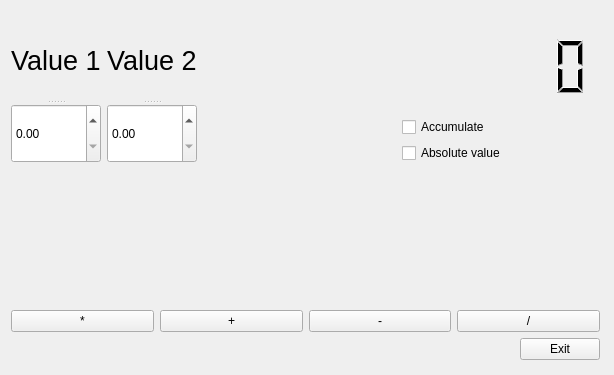
<?xml version="1.0" encoding="UTF-8"?>
<ui version="4.0">
 <class>MainWindow</class>
 <widget class="QMainWindow" name="MainWindow">
  <property name="geometry">
   <rect>
    <x>0</x>
    <y>0</y>
    <width>614</width>
    <height>375</height>
   </rect>
  </property>
  <property name="sizePolicy">
   <sizepolicy hsizetype="Fixed" vsizetype="Fixed">
    <horstretch>0</horstretch>
    <verstretch>0</verstretch>
   </sizepolicy>
  </property>
  <property name="windowTitle">
   <string>MainWindow</string>
  </property>
  <widget class="QWidget" name="centralWidget">
   <widget class="QWidget" name="">
    <property name="geometry">
     <rect>
      <x>0</x>
      <y>10</y>
      <width>611</width>
      <height>361</height>
     </rect>
    </property>
    <layout class="QVBoxLayout" name="verticalLayout_3">
     <item>
      <layout class="QVBoxLayout" name="verticalLayout_2">
       <item>
        <layout class="QHBoxLayout" name="horizontalLayout_2">
         <item>
          <layout class="QHBoxLayout" name="horizontalLayout">
           <item>
            <widget class="QSplitter" name="splitter">
             <property name="orientation">
              <enum>Qt::Vertical</enum>
             </property>
             <widget class="QLabel" name="label">
              <property name="font">
               <font>
                <pointsize>20</pointsize>
               </font>
              </property>
              <property name="text">
               <string>Value 1</string>
              </property>
              <property name="textFormat">
               <enum>Qt::AutoText</enum>
              </property>
              <property name="scaledContents">
               <bool>false</bool>
              </property>
             </widget>
             <widget class="QDoubleSpinBox" name="doubleSpinBox">
              <property name="maximum">
               <double>99.000000000000000</double>
              </property>
             </widget>
            </widget>
           </item>
           <item>
            <widget class="QSplitter" name="splitter_2">
             <property name="orientation">
              <enum>Qt::Vertical</enum>
             </property>
             <widget class="QLabel" name="label_2">
              <property name="font">
               <font>
                <pointsize>20</pointsize>
               </font>
              </property>
              <property name="text">
               <string>Value 2</string>
              </property>
              <property name="textFormat">
               <enum>Qt::AutoText</enum>
              </property>
              <property name="scaledContents">
               <bool>false</bool>
              </property>
             </widget>
             <widget class="QDoubleSpinBox" name="doubleSpinBox_2">
              <property name="maximum">
               <double>99.000000000000000</double>
              </property>
             </widget>
            </widget>
           </item>
          </layout>
         </item>
         <item>
          <spacer name="horizontalSpacer">
           <property name="orientation">
            <enum>Qt::Horizontal</enum>
           </property>
           <property name="sizeHint" stdset="0">
            <size>
             <width>40</width>
             <height>20</height>
            </size>
           </property>
          </spacer>
         </item>
         <item>
          <layout class="QVBoxLayout" name="verticalLayout">
           <item>
            <widget class="CustomLCD" name="lcdNumber">
             <property name="sizePolicy">
              <sizepolicy hsizetype="Expanding" vsizetype="Expanding">
               <horstretch>0</horstretch>
               <verstretch>0</verstretch>
              </sizepolicy>
             </property>
             <property name="midLineWidth">
              <number>-1</number>
             </property>
             <property name="smallDecimalPoint">
              <bool>true</bool>
             </property>
            </widget>
           </item>
           <item>
            <widget class="QCheckBox" name="checkBox_2">
             <property name="text">
              <string>Accumulate</string>
             </property>
            </widget>
           </item>
           <item>
            <widget class="QCheckBox" name="checkBox">
             <property name="text">
              <string>Absolute value</string>
             </property>
            </widget>
           </item>
          </layout>
         </item>
        </layout>
       </item>
       <item>
        <spacer name="verticalSpacer">
         <property name="orientation">
          <enum>Qt::Vertical</enum>
         </property>
         <property name="sizeHint" stdset="0">
          <size>
           <width>20</width>
           <height>40</height>
          </size>
         </property>
        </spacer>
       </item>
       <item>
        <layout class="QHBoxLayout" name="horizontalLayout_3">
         <item>
          <widget class="QPushButton" name="pushButton_4">
           <property name="text">
            <string>*</string>
           </property>
          </widget>
         </item>
         <item>
          <widget class="QPushButton" name="pushButton_2">
           <property name="text">
            <string>+</string>
           </property>
          </widget>
         </item>
         <item>
          <widget class="QPushButton" name="pushButton_3">
           <property name="text">
            <string>-</string>
           </property>
          </widget>
         </item>
         <item>
          <widget class="QPushButton" name="pushButton_5">
           <property name="text">
            <string>/</string>
           </property>
          </widget>
         </item>
        </layout>
       </item>
      </layout>
     </item>
     <item>
      <layout class="QHBoxLayout" name="horizontalLayout_4">
       <item>
        <spacer name="horizontalSpacer_2">
         <property name="orientation">
          <enum>Qt::Horizontal</enum>
         </property>
         <property name="sizeHint" stdset="0">
          <size>
           <width>40</width>
           <height>20</height>
          </size>
         </property>
        </spacer>
       </item>
       <item>
        <widget class="QPushButton" name="pushButton">
         <property name="text">
          <string>Exit</string>
         </property>
        </widget>
       </item>
      </layout>
     </item>
    </layout>
   </widget>
  </widget>
 </widget>
 <layoutdefault spacing="6" margin="11"/>
 <customwidgets>
  <customwidget>
   <class>CustomLCD</class>
   <extends>QLCDNumber</extends>
   <header>customlcd.h</header>
   <slots>
    <signal>changeFirstValue(double)</signal>
    <slot>actualizaPrimerValor(double)</slot>
    <slot>actualizaSegundoValor(double)</slot>
    <slot>suma()</slot>
    <slot>resta()</slot>
    <slot>divide()</slot>
    <slot>multiplica()</slot>
    <slot>changeAccumulate()</slot>
    <slot>changeAbs()</slot>
   </slots>
  </customwidget>
 </customwidgets>
 <resources/>
 <connections>
  <connection>
   <sender>pushButton</sender>
   <signal>clicked()</signal>
   <receiver>MainWindow</receiver>
   <slot>close()</slot>
   <hints>
    <hint type="sourcelabel">
     <x>555</x>
     <y>341</y>
    </hint>
    <hint type="destinationlabel">
     <x>613</x>
     <y>374</y>
    </hint>
   </hints>
  </connection>
  <connection>
   <sender>doubleSpinBox</sender>
   <signal>valueChanged(double)</signal>
   <receiver>lcdNumber</receiver>
   <slot>actualizaPrimerValor(double)</slot>
   <hints>
    <hint type="sourcelabel">
     <x>64</x>
     <y>108</y>
    </hint>
    <hint type="destinationlabel">
     <x>556</x>
     <y>55</y>
    </hint>
   </hints>
  </connection>
  <connection>
   <sender>doubleSpinBox_2</sender>
   <signal>valueChanged(double)</signal>
   <receiver>lcdNumber</receiver>
   <slot>actualizaSegundoValor(double)</slot>
   <hints>
    <hint type="sourcelabel">
     <x>180</x>
     <y>126</y>
    </hint>
    <hint type="destinationlabel">
     <x>598</x>
     <y>45</y>
    </hint>
   </hints>
  </connection>
  <connection>
   <sender>pushButton_2</sender>
   <signal>clicked()</signal>
   <receiver>lcdNumber</receiver>
   <slot>suma()</slot>
   <hints>
    <hint type="sourcelabel">
     <x>259</x>
     <y>317</y>
    </hint>
    <hint type="destinationlabel">
     <x>547</x>
     <y>57</y>
    </hint>
   </hints>
  </connection>
  <connection>
   <sender>pushButton_3</sender>
   <signal>clicked()</signal>
   <receiver>lcdNumber</receiver>
   <slot>resta()</slot>
   <hints>
    <hint type="sourcelabel">
     <x>354</x>
     <y>299</y>
    </hint>
    <hint type="destinationlabel">
     <x>527</x>
     <y>56</y>
    </hint>
   </hints>
  </connection>
  <connection>
   <sender>pushButton_5</sender>
   <signal>clicked()</signal>
   <receiver>lcdNumber</receiver>
   <slot>divide()</slot>
   <hints>
    <hint type="sourcelabel">
     <x>539</x>
     <y>307</y>
    </hint>
    <hint type="destinationlabel">
     <x>531</x>
     <y>37</y>
    </hint>
   </hints>
  </connection>
  <connection>
   <sender>pushButton_4</sender>
   <signal>clicked()</signal>
   <receiver>lcdNumber</receiver>
   <slot>multiplica()</slot>
   <hints>
    <hint type="sourcelabel">
     <x>106</x>
     <y>303</y>
    </hint>
    <hint type="destinationlabel">
     <x>516</x>
     <y>39</y>
    </hint>
   </hints>
  </connection>
  <connection>
   <sender>lcdNumber</sender>
   <signal>changeFirstValue(double)</signal>
   <receiver>doubleSpinBox</receiver>
   <slot>setValue(double)</slot>
   <hints>
    <hint type="sourcelabel">
     <x>459</x>
     <y>81</y>
    </hint>
    <hint type="destinationlabel">
     <x>51</x>
     <y>105</y>
    </hint>
   </hints>
  </connection>
  <connection>
   <sender>checkBox_2</sender>
   <signal>clicked()</signal>
   <receiver>lcdNumber</receiver>
   <slot>changeAccumulate()</slot>
   <hints>
    <hint type="sourcelabel">
     <x>497</x>
     <y>95</y>
    </hint>
    <hint type="destinationlabel">
     <x>490</x>
     <y>35</y>
    </hint>
   </hints>
  </connection>
  <connection>
   <sender>checkBox</sender>
   <signal>clicked()</signal>
   <receiver>lcdNumber</receiver>
   <slot>changeAbs()</slot>
   <hints>
    <hint type="sourcelabel">
     <x>519</x>
     <y>128</y>
    </hint>
    <hint type="destinationlabel">
     <x>511</x>
     <y>60</y>
    </hint>
   </hints>
  </connection>
 </connections>
</ui>
